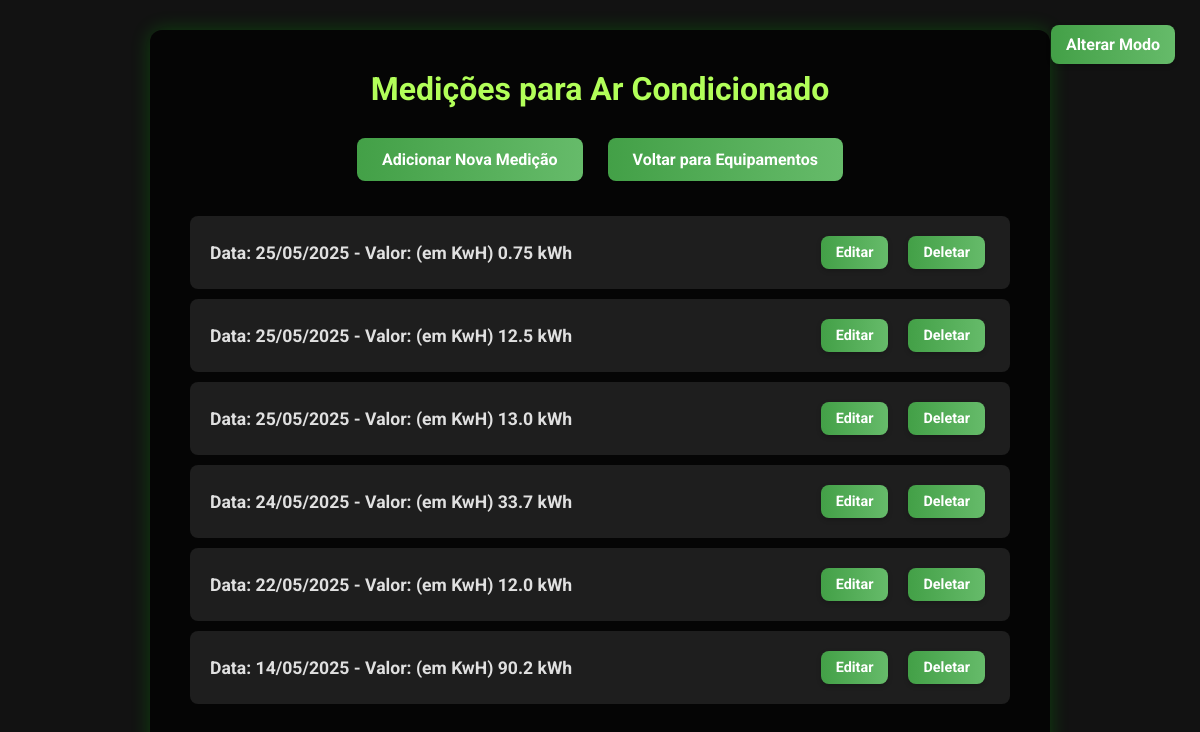
The app's page /equipamentos/1/medicoes (signed in) with its own data.
### app.py (models this page shows)
class Equipamento(db.Model):
    id = db.Column(db.Integer, primary_key=True)
    nome = db.Column(db.String(100), nullable=False)
    localizacao = db.Column(db.String(100))
    medicoes = db.relationship('Medicao', backref='equipamento', lazy=True, cascade="all, delete-orphan")

class Medicao(db.Model):
    id = db.Column(db.Integer, primary_key=True)
    data = db.Column(db.Date, nullable=False, default=datetime.date.today)
    valor = db.Column(db.Float, nullable=False)
    equipamento_id = db.Column(db.Integer, db.ForeignKey('equipamento.id'), nullable=False)

### app.py (the view)
@app.route('/equipamentos/<int:equipamento_id>/medicoes')
def listar_medicoes(equipamento_id):
    if 'user_id' not in session:
        return redirect(url_for('login'))
    equipamento = Equipamento.query.get_or_404(equipamento_id)
    medicoes = Medicao.query.filter_by(equipamento_id=equipamento_id).order_by(Medicao.data.desc()).all()
    return render_template('medicoes/listar.html', equipamento=equipamento, medicoes=medicoes)

### templates/medicoes/listar.html (shortened to what this page needs)
{% extends 'base.html' %}
{% block content %}
    <h1>Medições para {{ equipamento.nome }}</h1>
    <div class="buttons">
        <a href="{{ url_for('nova_medicao', equipamento_id=equipamento.id) }}" class="btn">Adicionar Nova Medição</a>
        <a href="{{ url_for('listar_equipamentos') }}" class="btn">Voltar para Equipamentos</a>
    </div>
    {% if medicoes %}
        <ul class="lista-medicoes">
            {% for medicao in medicoes %}
                <li>
                    <span>Data: {{ medicao.data.strftime('%d/%m/%Y') }} - Valor: (em KwH) {{ medicao.valor }} kWh</span>
                    <div class="acoes-equipamento">
                        <a href="{{ url_for('editar_medicao', equipamento_id=equipamento.id, medicao_id=medicao.id) }}" class="btn btn-acao">Editar</a>
                        <form action="{{ url_for('deletar_medicao', equipamento_id=equipamento.id, medicao_id=medicao.id) }}" method="post" class="form-acao">
                            <button type="submit" class="btn btn-deletar">Deletar</button>
                        </form>
                    </div>
                </li>
            {% endfor %}
        </ul>
    {% else %}
        <p>Nenhuma medição encontrada para este equipamento.</p>
    {% endif %}
{% endblock %}

### templates/base.html (shortened to what this page needs)
<!DOCTYPE html>
<html lang="pt-br">
<head>
    <link rel="stylesheet" href="{{ url_for('static', filename='css/style.css') }}">
</head>
<body>
    <button id="modo-toggle" class="btn modo-toggle-fixed">Alterar Modo</button>
    <div class="container">
        {% block content %}{% endblock %}
    </div>
</body>
</html>

### static/css/style.css (style rules this page uses)
:root { --background-color: #121212; --text-color: #e0e0e0; --container-bg: rgba(0, 0, 0, 0.7); --container-shadow: 0 0 20px rgba(0, 255, 0, 0.2); --heading-color: #b2ff59; --input-bg: #1e1e1e; --input-color: #fff; --button-gradient-start: #43a047; --button-gradient-end: #66bb6a; --link-color: #81c784; --error-color: #ff8a65; --chart-bg: rgba(255, 255, 255, 0.05); --chart-grid-color: rgba(128, 128, 128, 0.2); --chart-text-color: #b2ff59; --logout-color: #f44336; --logout-hover-color: #da190b; }
* { margin: 0; padding: 0; box-sizing: border-box; font-family: 'Roboto', 'Segoe UI', Tahoma, Geneva, Verdana, sans-serif; }
body { background-color: var(--background-color); color: var(--text-color); min-height: 100vh; display: flex; flex-direction: column; align-items: center; justify-content: flex-start; background-image: url('https://ecomenergia.com.br/wp-content/uploads/2021/07/imagem-capa-producao-de-energia-eolica-no-brasil.jpg'); background-size: cover; background-position: center; background-attachment: fixed; transition: background-color 0.3s ease, color 0.3s ease; padding-top: 30px; }
.container { background-color: var(--container-bg); padding: 40px; border-radius: 12px; box-sizing: border-box; box-shadow: var(--container-shadow); max-width: 900px; width: 95%; text-align: center; margin-bottom: 30px; }
h1, h2 { color: var(--heading-color); text-align: center; margin-bottom: 25px; font-weight: 700; }
button, .btn { display: inline-block; padding: 12px 25px; background: linear-gradient(90deg, var(--button-gradient-start), var(--button-gradient-end)); border: none; border-radius: 8px; color: white; font-weight: bold; cursor: pointer; transition: background 0.3s ease, transform 0.2s ease, box-shadow 0.2s ease; box-shadow: 0 2px 5px rgba(0, 0, 0, 0.2); text-decoration: none; font-size: 1rem; margin: 5px; }
a { color: var(--link-color); text-decoration: none; display: block; text-align: center; margin-top: 10px; transition: color 0.3s ease; }
.buttons { display: flex; flex-wrap: wrap; justify-content: center; gap: 15px; margin-bottom: 30px; }
.modo-toggle-fixed { position: fixed; top: 20px; right: 20px; z-index: 1000; width: auto !important; padding: 10px 15px !important; }
.lista-equipamentos, .lista-medicoes { list-style: none; padding: 0; margin-top: 30px; }
.lista-equipamentos li, .lista-medicoes li { background-color: var(--input-bg); padding: 15px 20px; margin-bottom: 10px; border-radius: 8px; display: flex; flex-wrap: wrap; justify-content: space-between; align-items: center; box-shadow: 0 2px 8px rgba(0, 0, 0, 0.1); transition: transform 0.2s ease, box-shadow 0.2s ease; }
.lista-equipamentos li span, .lista-medicoes li span { font-weight: bold; font-size: 1.1rem; color: var(--text-color); flex-grow: 1; text-align: left; }
.acoes-equipamento { display: flex; gap: 10px; flex-wrap: wrap; justify-content: flex-end; margin-left: 15px; }
.btn-acao { padding: 8px 15px !important; font-size: 0.9rem !important; background: linear-gradient(90deg, var(--button-gradient-start), var(--button-gradient-end)) !important; }
.btn-deletar { background-color: var(--logout-color) !important; padding: 8px 15px !important; font-size: 0.9rem !important; }
.form-acao { display: inline-block; }

### records on screen
Equipamento: nome "Ar Condicionado"
Medicao: data "25/05/2025", valor "0.75"
Medicao: data "25/05/2025", valor "12.5"
Medicao: data "25/05/2025", valor "13.0"
Medicao: data "24/05/2025", valor "33.7"
Medicao: data "22/05/2025", valor "12.0"
Medicao: data "14/05/2025", valor "90.2"
